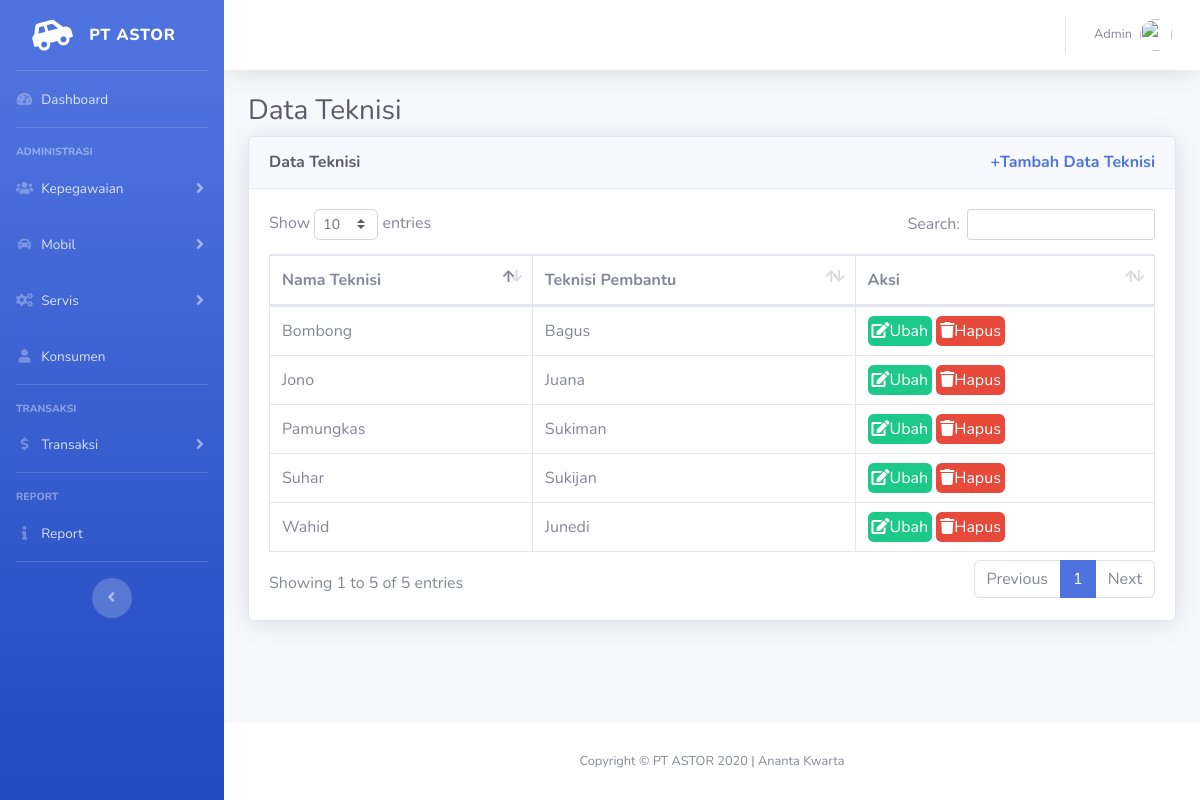
The page /index.php/teknisi on the database its author committed.
### tables this page shows
CREATE TABLE `teknisi` (
  `idTeknisi` int(11) NOT NULL,
  `namaTeknisi` varchar(255) NOT NULL,
  `idCoTeknisi` int(11) NOT NULL
);

CREATE TABLE `coteknisi` (
  `idCoTeknisi` int(11) NOT NULL,
  `namaCoTeknisi` varchar(255) NOT NULL
);

### application/controllers/Teknisi.php (called while the page is built, shortened)
<?php
class Teknisi extends CI_Controller
{
    public function __construct()
    {
        $this->load->database();
        $this->load->model('m_teknisi');
        $this->load->library('form_validation');
    }
    public function index()
    {
        $data['judul'] = 'Data Teknisi';
        $data['teknisi'] = $this->m_teknisi->getAll();
        $this->load->view('templates/header', $data);
        $this->load->view('kepegawaian/teknisi/index', $data);
        $this->load->view('templates/footer');
    }
}

### index.php (called while the page is built, shortened)
<?php
require_once BASEPATH.'core/CodeIgniter.php';

### application/models/M_teknisi.php (called while the page is built, shortened)
<?php
class m_teknisi extends CI_Model
{
    public function getAll()
    {
        $this->db->select('*')
            ->from('teknisi')
            ->join('coteknisi', 'teknisi.idCoTeknisi=coteknisi.idCoTeknisi');
        $query = $this->db->get();
        return $query->result_array();
    }
}

### application/views/kepegawaian/teknisi/index.php (the view, shortened to what this page needs)
<div class="container-fluid">
    <h1 class="h3 mb-2 text-gray-800">Data Teknisi</h1>
    <div class="card shadow mb-4">
        <div class="card-header py-3">
            <h6 class="m-0 font-weight-bold text-gray-800">Data Teknisi<a href="<?= base_url(); ?>teknisi/tambah" class="m-0 font-weight-bold text-primary float-right">+Tambah Data Teknisi</a></h6>
        </div>
        <div class="card-body">
            <div class="table-responsive">
                <table class="table table-bordered" id="dataTable" width="100%" cellspacing="0">
                    <thead>
                        <tr>
                            <th>Nama Teknisi</th>
                            <th>Teknisi Pembantu</th>
                            <th>Aksi</th>
                        </tr>
                    </thead>
                    <tbody>
                        <?php foreach ($teknisi as $t) : ?>
                            <tr>
                                <td><?= $t['namaTeknisi']; ?></td>
                                <td><?= $t['namaCoTeknisi']; ?></td>
                                <td>
                                    <a class="p-1 rounded btn-success" href="<?= base_url(); ?>teknisi/ubah/<?= $t['idTeknisi']; ?>"><i class="fas fa-edit text-white"></i>Ubah</a>
                                    <a class="p-1 rounded btn-danger" href="<?= base_url(); ?>teknisi/hapus/<?= $t['idTeknisi']; ?>" onclick="return confirm('Apakah Anda yakin akan menghapus <?= $t['namaTeknisi']; ?>?')"><i class="fas fa-trash text-white"></i>Hapus</a>
                                </td>
                            </tr>
                        <?php endforeach; ?>
                    </tbody>
                </table>
            </div>
        </div>
    </div>
</div>
</div>

### rows shown on the page
teknisi: namaTeknisi "Bombong", idCoTeknisi.namaCoTeknisi "Bagus"
teknisi: namaTeknisi "Pamungkas", idCoTeknisi.namaCoTeknisi "Sukiman"
teknisi: namaTeknisi "Suhar", idCoTeknisi.namaCoTeknisi "Sukijan"
teknisi: namaTeknisi "Jono", idCoTeknisi.namaCoTeknisi "Juana"
teknisi: namaTeknisi "Wahid", idCoTeknisi.namaCoTeknisi "Junedi"
